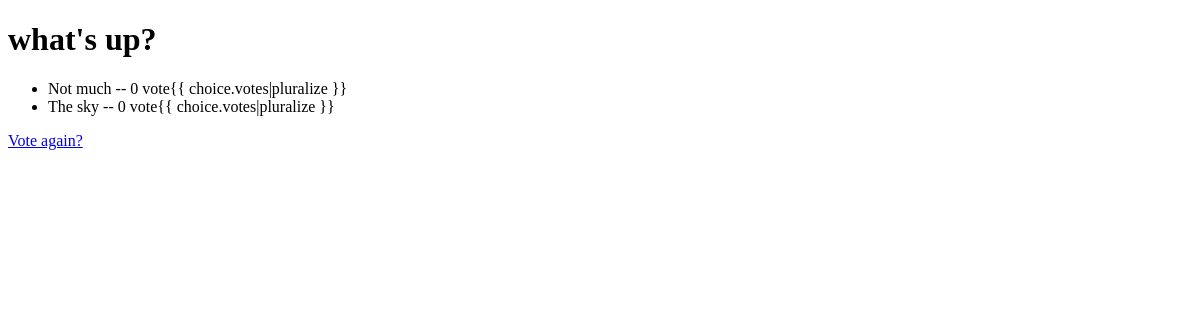
The app's page /polls/1/results/, older data.
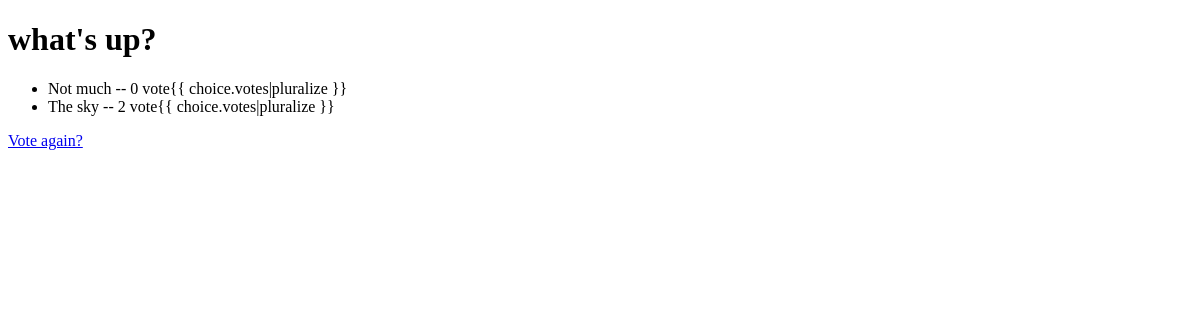
The same page, newer data.
### polls/models.py (models this page shows, shortened)
class Choice(models.Model):
    question = models.ForeignKey(Question, on_delete=models.CASCADE)
    choice_text = models.CharField(max_length=200)
    votes = models.IntegerField(default=0)

### polls/views.py (the view)
# urls.py: path("<int:pk>/results/", views.ResultsView.as_view(), name="results"),
class ResultsView(generic.DetailView):
    model = Question
    template_name = "polls/results.html"

### polls/templates/polls/results.html (shortened to what this page needs)
<!DOCTYPE html>
<html lang="en">
  <head>
  </head>
  <body>
    <h1>{{ question.question_text }}</h1>
    <ul>
      {% for choice in question.choice_set.all %}
      <li>
        {{ choice.choice_text }} -- {{ choice.votes }} vote{{
        choice.votes|pluralize }}
      </li>
      {% endfor %}
    </ul>
    <a href="{% url 'polls:detail' question.id %}">Vote again?</a>
  </body>
</html>

Row changes from the older to the newer data that the page shows:
changed Choice "The sky": votes "0" → "2"
